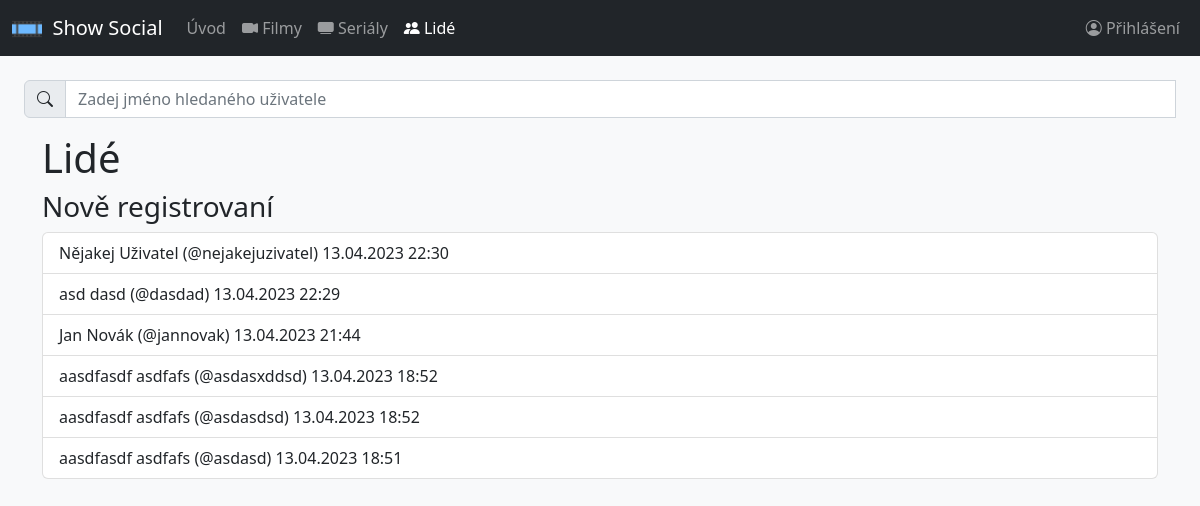
The page /users.php on the database its author committed.
### tables this page shows
CREATE TABLE `users` (
  `id` int(11) NOT NULL,
  `user_name` varchar(30) NOT NULL,
  `first_name` varchar(30) NOT NULL,
  `last_name` varchar(30) NOT NULL,
  `email` varchar(50) NOT NULL,
  `password_hash` varchar(255) NOT NULL,
  `created_at` timestamp NOT NULL DEFAULT current_timestamp() ON UPDATE current_timestamp(),
  `watch_limit` smallint(6) NOT NULL,
  `public_profile` tinyint(1) NOT NULL
);

### classes/dbh.class.php (called while the page is built)
<?php
class Dbh {
    private $host = "localhost";
    private $username = "root";
    private $password = "ayylmao1337";
    private $dbname = "show_social";
    public function connect() {
        $dsn = 'mysql:host=' .  $this->host .';dbname=' . $this->dbname;
        $pdo = new PDO($dsn, $this->username, $this->password);
        $pdo->setAttribute(PDO::ATTR_DEFAULT_FETCH_MODE, PDO::FETCH_ASSOC);
        return $pdo;
    }
}

### classes/Users.class.php (called while the page is built, shortened)
<?php
class Users extends Dbh {
    function getLastRegisteredUsers() {
        $sql = '
            SELECT id, concat(first_name, " ", last_name) as full_name, user_name, created_at
            FROM users
            ORDER BY created_at DESC
            LIMIT 6';
        $statement = $this->connect()->query($sql)->fetchAll();
        return $statement;
    }
}

### users.php (the view, shortened to what this page needs)
<?php
require_once 'classes/dbh.class.php';
require 'classes/Users.class.php';
include 'includes/header.inc.php';
require_once 'includes/searchbars/users-search.inc.php';
echo '<div class="container-sm">';
echo '<h1>Lidé</h1>';
$users = new Users();
$lastRegisteredUsers = $users->getLastRegisteredUsers();
echo '<div class="col-md">';
echo '<h3>Nově registrovaní</h3>';
echo '<div class="list-group">';
if ($lastRegisteredUsers) {
    foreach ($lastRegisteredUsers as $user) {
        $createdAtDate = date_create($user['created_at']);
        echo '<a href="./user.php?id=' . $user['id'] . '" class="list-group-item list-group-item-action">' . htmlspecialchars($user['full_name']) . ' (@' . htmlspecialchars($user['user_name']) . ') ' . date_format($createdAtDate, 'd.m.Y H:i') . '</a>';
    }
}
echo '</div>';
echo '</div>';
echo '</div>';
?>
<?php
echo '</div>';
include 'includes/footer.inc.php';

### rows shown on the page
users: full_name "Nějakej Uživatel", user_name "nejakejuzivatel", created_at "13.04.2023 22:30"
users: full_name "asd dasd", user_name "dasdad", created_at "13.04.2023 22:29"
users: full_name "Jan Novák", user_name "jannovak", created_at "13.04.2023 21:44"
users: full_name "aasdfasdf asdfafs", user_name "asdasxddsd", created_at "13.04.2023 18:52"
users: full_name "aasdfasdf asdfafs", user_name "asdasdsd", created_at "13.04.2023 18:52"
users: full_name "aasdfasdf asdfafs", user_name "asdasd", created_at "13.04.2023 18:51"
